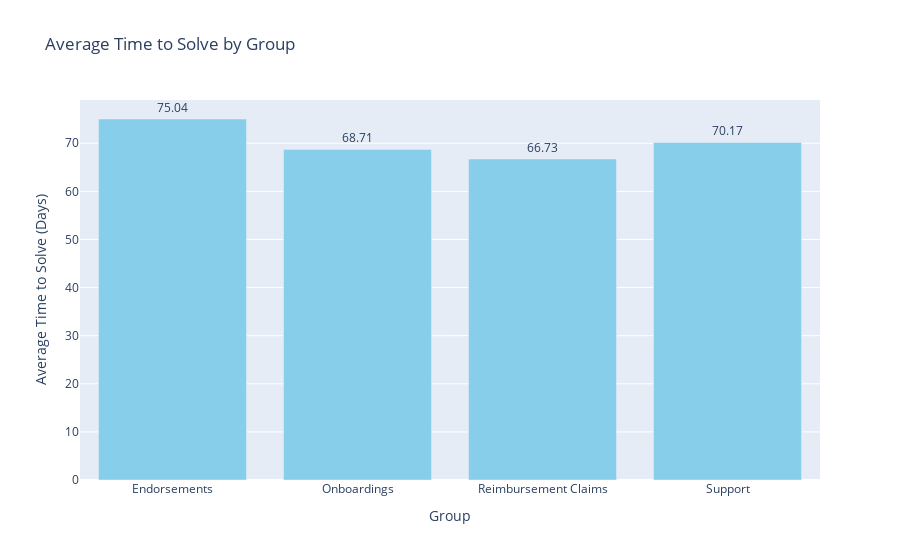

The notebook cell this image was saved under:
### Markdown cell above
## Which groups are quick, slow Etcc?

### Code cell
time_columns = ['Created at', 'Updated at', 'Assigned at', 'Initially assigned at', 'Solved at']
for column in time_columns:
    data[column] = pd.to_datetime(data[column], errors='coerce')

# Calculate time to solve
data['Time_to_Solve'] = (data['Solved at'] - data['Created at']).dt.total_seconds() / (60*60*24)  # Convert to days

# Group by group
grouped_by_group = data.groupby('Group')

# Calculate average time to solve for each group
average_time_by_group = grouped_by_group['Time_to_Solve'].mean().reset_index()

# Identify the quickest and slowest groups
quick_group = average_time_by_group.loc[average_time_by_group['Time_to_Solve'].idxmin(), 'Group']
slow_group = average_time_by_group.loc[average_time_by_group['Time_to_Solve'].idxmax(), 'Group']

print(f"Quick Group: {quick_group}")
print(f"Slow Group: {slow_group}")

# Create Plotly Graph Objects Bar Chart
bar_fig = go.Figure()
bar_fig.add_trace(
    go.Bar(
        x=average_time_by_group['Group'],
        y=average_time_by_group['Time_to_Solve'],
        text=average_time_by_group['Time_to_Solve'].round(2),
        textposition='outside',
        marker=dict(color='skyblue'),
    )
)

bar_fig.update_layout(
    title='Average Time to Solve by Group',
    xaxis_title='Group',
    yaxis_title='Average Time to Solve (Days)',
)

# Dash DataTable
table_fig = DataTable(
    id='table',
    columns=[
        {"name": col, "id": col} for col in data.groupby('Group')['Time_to_Solve'].describe().reset_index().columns
    ],
    data=data.groupby('Group')['Time_to_Solve'].describe().reset_index().to_dict('records'),
)

# Display the bar chart and table
pd.DataFrame(display(bar_fig)).reset_index()
pd.DataFrame(display(table_fig)).reset_index()

### Figure 1 — Plotly figure (JSON) as saved in the notebook; plotly's stock layout.template omitted (floating-point values rounded to 4 significant figures)
{"data": [{"marker": {"color": "skyblue"}, "text": [75.04, 68.71, 66.73, 70.17], "textposition": "outside", "type": "bar", "x": ["Endorsements", "Onboardings", "Reimbursement Claims", "Support"], "y": [75.04, 68.71, 66.73, 70.17]}], "layout": {"title": {"text": "Average Time to Solve by Group"}, "xaxis": {"title": {"text": "Group"}}, "yaxis": {"title": {"text": "Average Time to Solve (Days)"}}}}
